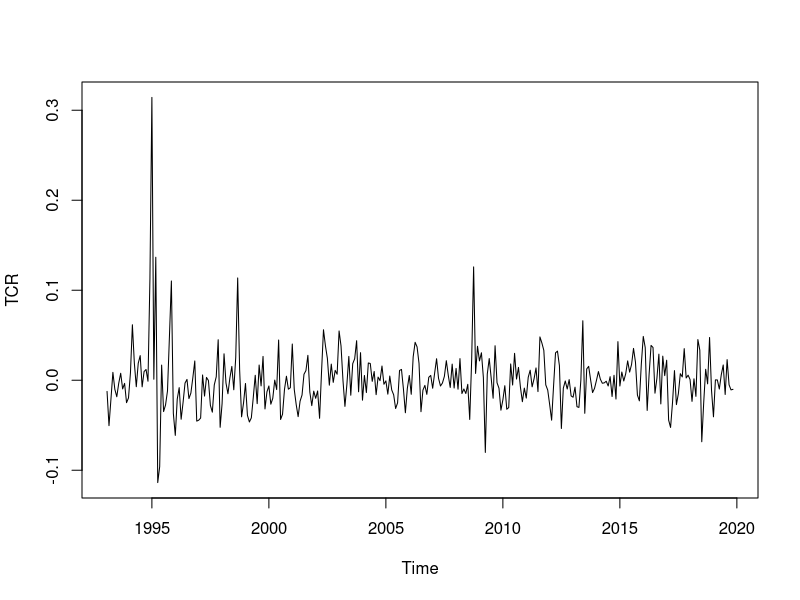
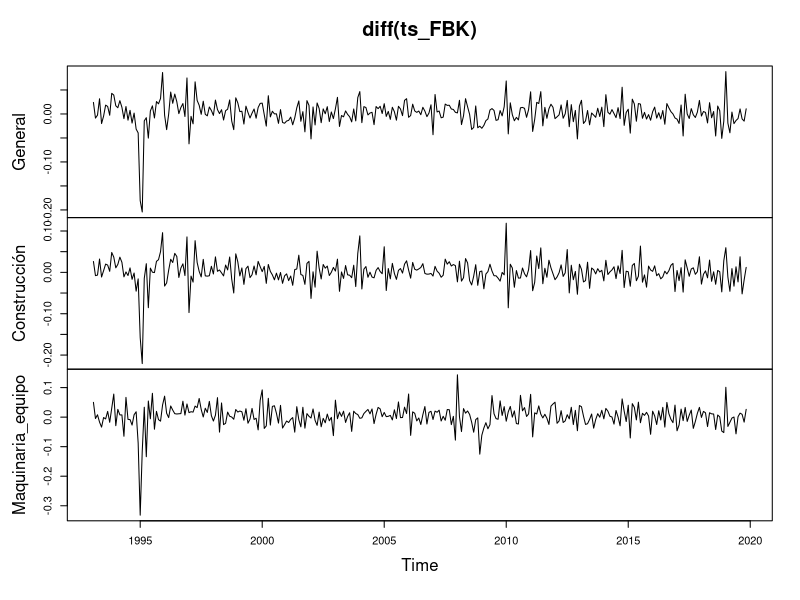
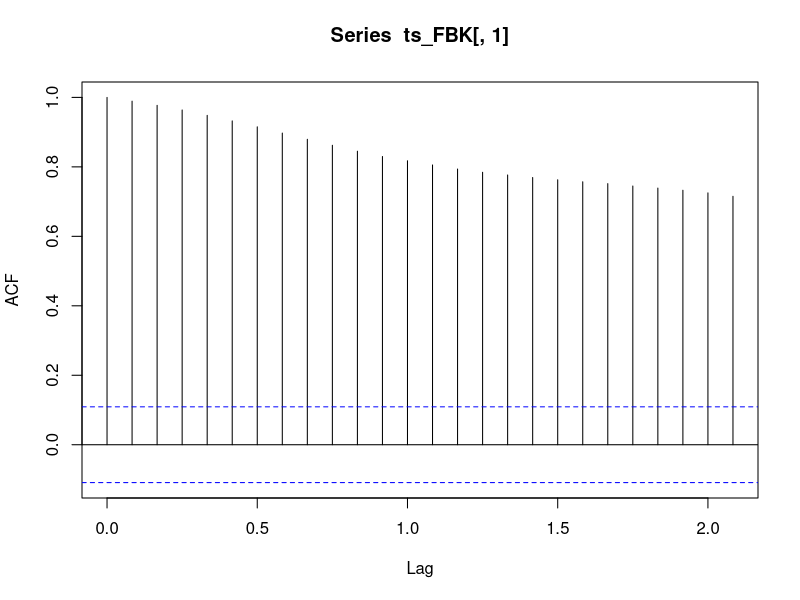
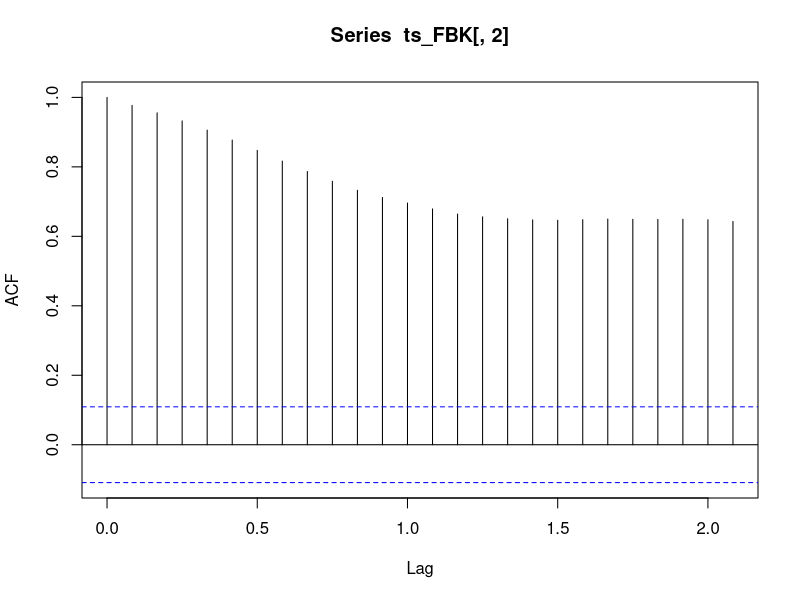
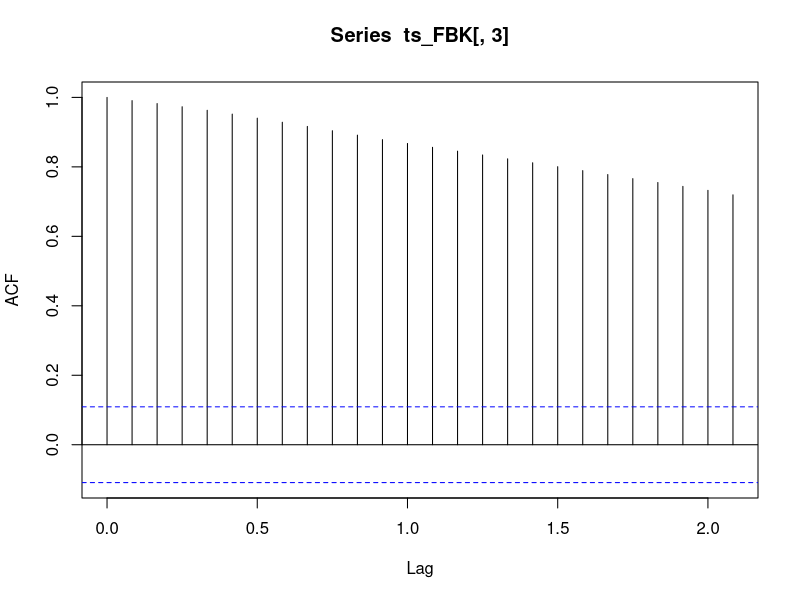
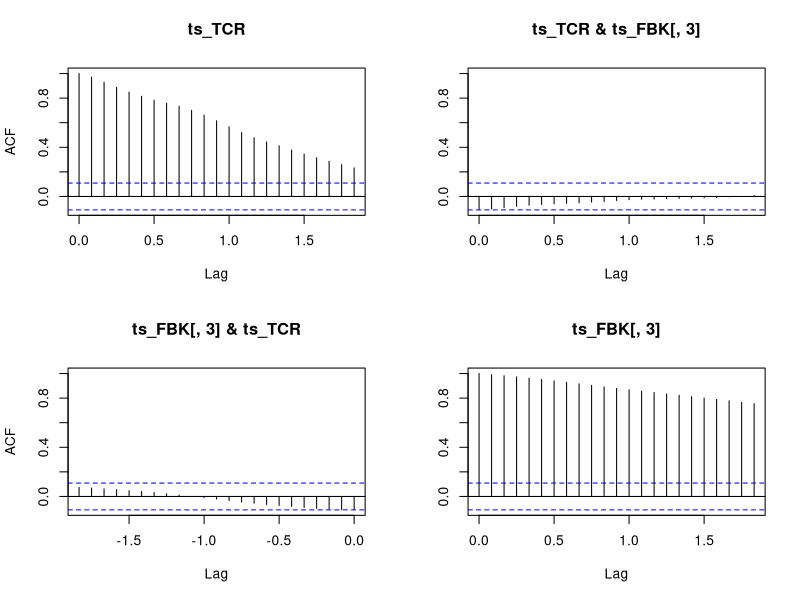
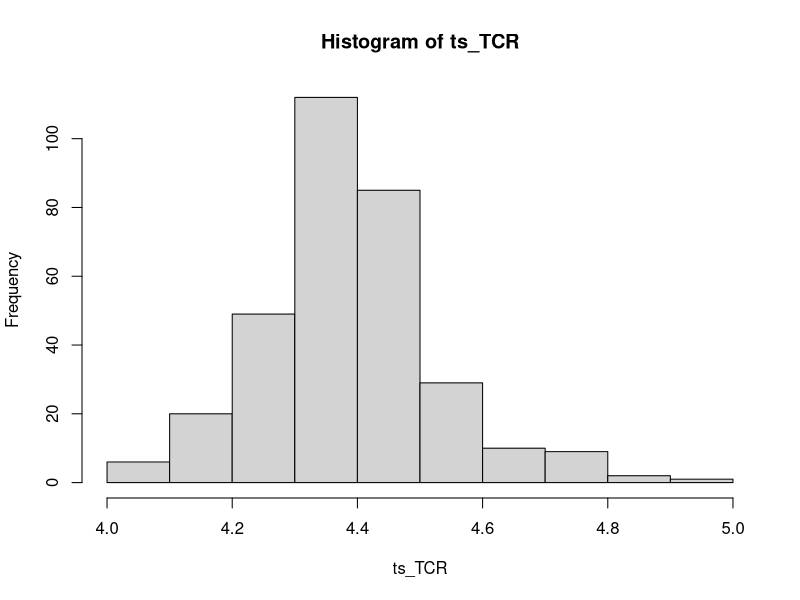
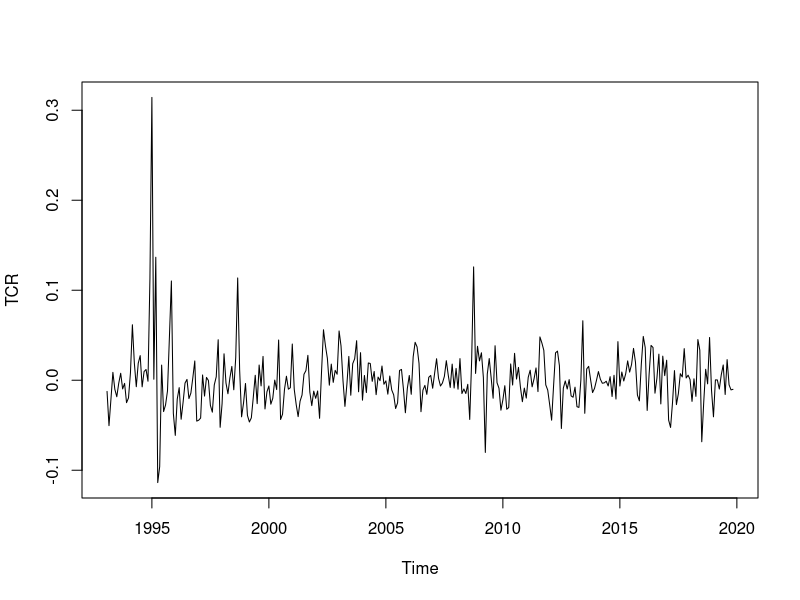

Generate these figures, in order, with R: (Note: this script raises an error after producing the figures.)
# VAR que pretende mostrar la relaci?n entre los movimientos del TCR y la formaci?n bruta de K

setwd("C:/Users/52557/Documents/tesis_ultimate/BD")
getwd()

library(readxl)
library(zoo)
library(lmtest)

FBK = read_xlsx("FBK.xlsx")

ts_FBK = ts(log(FBK[, 2:4]), start = c(1993,1), end = c(2019,11), freq = 12)
dts_FBK = diff(ts_FBK)

TCR = read_xlsx("TCR_MEX_BM.xlsx")

ts_TCR = ts(log(TCR[37:359,2]), start = c(1993,1), end = c(2019, 11), freq= 12)
dts_TCR = diff(ts_TCR)

plot(diff(ts_TCR))
plot(diff(ts_FBK))

acf(ts_FBK[,1])
acf(ts_FBK[,2])
acf(ts_FBK[,3])

acf(ts.union(ts_TCR, ts_FBK[,3]))

hist(ts_TCR)
par(mfrow = c(1,1))
plot(dts_TCR)
plot(dts_FBK[,1], col="blue")
plot(dts_FBK[,2], col="red")
plot(dts_FBK[,3], col="green4")

data = data.frame(INV_g=dts_FBK[,1], TCR = dts_TCR)
data2 = data.frame(INV_c=dts_FBK[,2], TCR = dts_TCR)
data3 = data.frame(INV_mye=dts_FBK[,3], TCR = dts_TCR)

par(mfrow = c(2,1))
plot(ts_TCR)
acf(ts_TCR)
acf(ts_FBK[,2])

ccf(ts_FBK[,1])





summary(VAR(data))
summary(VAR(data2))
summary(VAR(data3))

# Estima Causalidad en el sentido de Granger 

Datos = data.frame(cbind(dts_FBK, dts_TCR))

names(Datos) = c('LINVg', 'LINVc', 'LINVmye', 'LTCR')

#Inversi?n general 

grangertest(LINVg~LTCR,order=4, data=Datos)
grangertest(LTCR~LINVg,order=4, data=Datos)

grangertest(LINVg~LTCR,order=8, data=Datos)
grangertest(LTCR~LINVg,order=8, data=Datos)

grangertest(LINVg~LTCR,order=12, data=Datos)
grangertest(LTCR~LINVg,order=12, data=Datos)

#Inversi?n eon costrucci?n 

grangertest(LINVc~LTCR,order=4, data=Datos)
grangertest(LTCR~LINVc,order=4, data=Datos)

grangertest(LINVc~LTCR,order=8, data=Datos)
grangertest(LTCR~LINVc,order=8, data=Datos)

grangertest(LINVc~LTCR,order=12, data=Datos)
grangertest(LTCR~LINVc,order=12, data=Datos)

#Inversi?n Equipo y Maquinaria 

grangertest(LINVmye~LTCR,order=4, data=Datos)
grangertest(LTCR~LINVmye,order=4, data=Datos)

grangertest(LINVmye~LTCR,order=8, data=Datos)
grangertest(LTCR~LINVmye,order=8, data=Datos)

grangertest(LINVmye~LTCR,order=12, data=Datos)
grangertest(LTCR~LINVmye,order=12, data=Datos)


lagplot(ts_TCR)
plot(ts_FBK[,1])
  